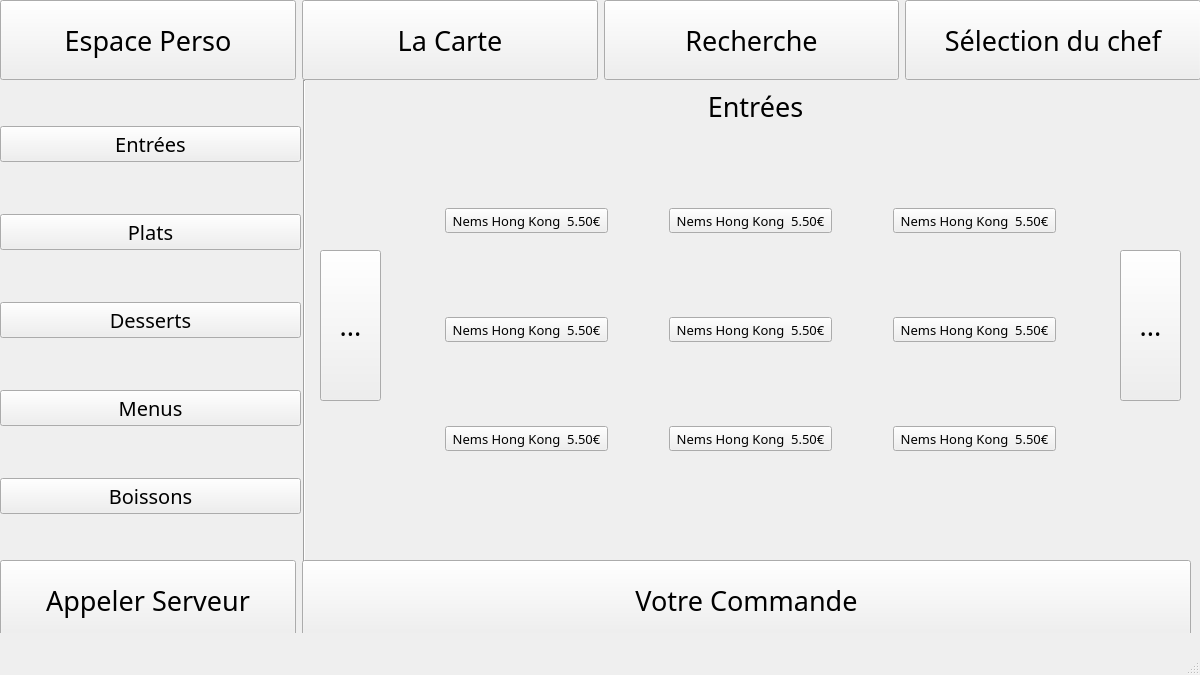
<?xml version="1.0" encoding="UTF-8"?>
<ui version="4.0">
 <class>MainWindow</class>
 <widget class="QMainWindow" name="MainWindow">
  <property name="geometry">
   <rect>
    <x>0</x>
    <y>0</y>
    <width>1200</width>
    <height>675</height>
   </rect>
  </property>
  <property name="font">
   <font>
    <family>Manjari</family>
    <pointsize>20</pointsize>
   </font>
  </property>
  <property name="windowTitle">
   <string>MainWindow</string>
  </property>
  <widget class="QWidget" name="centralwidget">
   <widget class="QWidget" name="horizontalLayoutWidget">
    <property name="geometry">
     <rect>
      <x>0</x>
      <y>0</y>
      <width>1201</width>
      <height>80</height>
     </rect>
    </property>
    <layout class="QHBoxLayout" name="horizontalLayout_2">
     <item>
      <widget class="QPushButton" name="pushButton_4">
       <property name="sizePolicy">
        <sizepolicy hsizetype="Expanding" vsizetype="Expanding">
         <horstretch>0</horstretch>
         <verstretch>0</verstretch>
        </sizepolicy>
       </property>
       <property name="font">
        <font>
         <family>Manjari</family>
         <pointsize>20</pointsize>
        </font>
       </property>
       <property name="text">
        <string>Espace Perso</string>
       </property>
      </widget>
     </item>
     <item>
      <widget class="QPushButton" name="pushButton_3">
       <property name="enabled">
        <bool>true</bool>
       </property>
       <property name="sizePolicy">
        <sizepolicy hsizetype="Expanding" vsizetype="Expanding">
         <horstretch>0</horstretch>
         <verstretch>0</verstretch>
        </sizepolicy>
       </property>
       <property name="font">
        <font>
         <family>Manjari</family>
         <pointsize>20</pointsize>
        </font>
       </property>
       <property name="text">
        <string>La Carte</string>
       </property>
      </widget>
     </item>
     <item>
      <widget class="QPushButton" name="pushButton_2">
       <property name="sizePolicy">
        <sizepolicy hsizetype="Expanding" vsizetype="Expanding">
         <horstretch>0</horstretch>
         <verstretch>0</verstretch>
        </sizepolicy>
       </property>
       <property name="font">
        <font>
         <family>Manjari</family>
         <pointsize>20</pointsize>
        </font>
       </property>
       <property name="text">
        <string>Recherche</string>
       </property>
      </widget>
     </item>
     <item>
      <widget class="QPushButton" name="pushButton">
       <property name="sizePolicy">
        <sizepolicy hsizetype="Expanding" vsizetype="Expanding">
         <horstretch>0</horstretch>
         <verstretch>0</verstretch>
        </sizepolicy>
       </property>
       <property name="font">
        <font>
         <family>Manjari</family>
         <pointsize>20</pointsize>
        </font>
       </property>
       <property name="text">
        <string>Sélection du chef</string>
       </property>
      </widget>
     </item>
    </layout>
   </widget>
   <widget class="QWidget" name="verticalLayoutWidget_2">
    <property name="geometry">
     <rect>
      <x>0</x>
      <y>80</y>
      <width>301</width>
      <height>481</height>
     </rect>
    </property>
    <layout class="QVBoxLayout" name="verticalLayout_3">
     <item>
      <widget class="QPushButton" name="pushButton_8">
       <property name="sizePolicy">
        <sizepolicy hsizetype="Minimum" vsizetype="Fixed">
         <horstretch>0</horstretch>
         <verstretch>0</verstretch>
        </sizepolicy>
       </property>
       <property name="font">
        <font>
         <family>Manjari</family>
         <pointsize>15</pointsize>
        </font>
       </property>
       <property name="text">
        <string>Entrées</string>
       </property>
      </widget>
     </item>
     <item>
      <widget class="QPushButton" name="pushButton_11">
       <property name="font">
        <font>
         <family>Manjari</family>
         <pointsize>15</pointsize>
        </font>
       </property>
       <property name="text">
        <string>Plats</string>
       </property>
      </widget>
     </item>
     <item>
      <widget class="QPushButton" name="pushButton_10">
       <property name="font">
        <font>
         <family>Manjari</family>
         <pointsize>15</pointsize>
        </font>
       </property>
       <property name="text">
        <string>Desserts</string>
       </property>
      </widget>
     </item>
     <item>
      <widget class="QPushButton" name="pushButton_9">
       <property name="font">
        <font>
         <family>Manjari</family>
         <pointsize>15</pointsize>
        </font>
       </property>
       <property name="text">
        <string>Menus</string>
       </property>
      </widget>
     </item>
     <item>
      <widget class="QPushButton" name="pushButton_7">
       <property name="font">
        <font>
         <family>Manjari</family>
         <pointsize>15</pointsize>
        </font>
       </property>
       <property name="text">
        <string>Boissons</string>
       </property>
      </widget>
     </item>
    </layout>
   </widget>
   <widget class="QWidget" name="gridLayoutWidget">
    <property name="geometry">
     <rect>
      <x>390</x>
      <y>130</y>
      <width>721</width>
      <height>401</height>
     </rect>
    </property>
    <layout class="QGridLayout" name="gridLayout">
     <property name="sizeConstraint">
      <enum>QLayout::SetDefaultConstraint</enum>
     </property>
     <property name="spacing">
      <number>6</number>
     </property>
     <item row="0" column="0">
      <widget class="QToolButton" name="toolButton_10">
       <property name="sizePolicy">
        <sizepolicy hsizetype="Fixed" vsizetype="Fixed">
         <horstretch>0</horstretch>
         <verstretch>0</verstretch>
        </sizepolicy>
       </property>
       <property name="font">
        <font>
         <family>Manjari</family>
         <pointsize>10</pointsize>
        </font>
       </property>
       <property name="text">
        <string>Nems Hong Kong  5.50€</string>
       </property>
       <property name="icon">
        <iconset>
         <normaloff>nourriture.jpg</normaloff>nourriture.jpg</iconset>
       </property>
       <property name="iconSize">
        <size>
         <width>140</width>
         <height>90</height>
        </size>
       </property>
       <property name="toolButtonStyle">
        <enum>Qt::ToolButtonTextUnderIcon</enum>
       </property>
      </widget>
     </item>
     <item row="2" column="4">
      <widget class="QToolButton" name="toolButton_18">
       <property name="sizePolicy">
        <sizepolicy hsizetype="Fixed" vsizetype="Fixed">
         <horstretch>0</horstretch>
         <verstretch>0</verstretch>
        </sizepolicy>
       </property>
       <property name="font">
        <font>
         <family>Manjari</family>
         <pointsize>10</pointsize>
        </font>
       </property>
       <property name="text">
        <string>Nems Hong Kong  5.50€</string>
       </property>
       <property name="icon">
        <iconset>
         <normaloff>nourriture.jpg</normaloff>nourriture.jpg</iconset>
       </property>
       <property name="iconSize">
        <size>
         <width>140</width>
         <height>90</height>
        </size>
       </property>
       <property name="toolButtonStyle">
        <enum>Qt::ToolButtonTextUnderIcon</enum>
       </property>
      </widget>
     </item>
     <item row="2" column="1">
      <widget class="QToolButton" name="toolButton_17">
       <property name="sizePolicy">
        <sizepolicy hsizetype="Fixed" vsizetype="Fixed">
         <horstretch>0</horstretch>
         <verstretch>0</verstretch>
        </sizepolicy>
       </property>
       <property name="font">
        <font>
         <family>Manjari</family>
         <pointsize>10</pointsize>
        </font>
       </property>
       <property name="text">
        <string>Nems Hong Kong  5.50€</string>
       </property>
       <property name="icon">
        <iconset>
         <normaloff>nourriture.jpg</normaloff>nourriture.jpg</iconset>
       </property>
       <property name="iconSize">
        <size>
         <width>140</width>
         <height>90</height>
        </size>
       </property>
       <property name="toolButtonStyle">
        <enum>Qt::ToolButtonTextUnderIcon</enum>
       </property>
      </widget>
     </item>
     <item row="1" column="1">
      <widget class="QToolButton" name="toolButton_14">
       <property name="sizePolicy">
        <sizepolicy hsizetype="Fixed" vsizetype="Fixed">
         <horstretch>0</horstretch>
         <verstretch>0</verstretch>
        </sizepolicy>
       </property>
       <property name="font">
        <font>
         <family>Manjari</family>
         <pointsize>10</pointsize>
        </font>
       </property>
       <property name="text">
        <string>Nems Hong Kong  5.50€</string>
       </property>
       <property name="icon">
        <iconset>
         <normaloff>nourriture.jpg</normaloff>nourriture.jpg</iconset>
       </property>
       <property name="iconSize">
        <size>
         <width>140</width>
         <height>90</height>
        </size>
       </property>
       <property name="toolButtonStyle">
        <enum>Qt::ToolButtonTextUnderIcon</enum>
       </property>
      </widget>
     </item>
     <item row="0" column="4">
      <widget class="QToolButton" name="toolButton_12">
       <property name="sizePolicy">
        <sizepolicy hsizetype="Fixed" vsizetype="Fixed">
         <horstretch>0</horstretch>
         <verstretch>0</verstretch>
        </sizepolicy>
       </property>
       <property name="font">
        <font>
         <family>Manjari</family>
         <pointsize>10</pointsize>
        </font>
       </property>
       <property name="text">
        <string>Nems Hong Kong  5.50€</string>
       </property>
       <property name="icon">
        <iconset>
         <normaloff>nourriture.jpg</normaloff>nourriture.jpg</iconset>
       </property>
       <property name="iconSize">
        <size>
         <width>140</width>
         <height>90</height>
        </size>
       </property>
       <property name="toolButtonStyle">
        <enum>Qt::ToolButtonTextUnderIcon</enum>
       </property>
      </widget>
     </item>
     <item row="2" column="0">
      <widget class="QToolButton" name="toolButton_16">
       <property name="sizePolicy">
        <sizepolicy hsizetype="Fixed" vsizetype="Fixed">
         <horstretch>0</horstretch>
         <verstretch>0</verstretch>
        </sizepolicy>
       </property>
       <property name="font">
        <font>
         <family>Manjari</family>
         <pointsize>10</pointsize>
        </font>
       </property>
       <property name="text">
        <string>Nems Hong Kong  5.50€</string>
       </property>
       <property name="icon">
        <iconset>
         <normaloff>nourriture.jpg</normaloff>nourriture.jpg</iconset>
       </property>
       <property name="iconSize">
        <size>
         <width>140</width>
         <height>90</height>
        </size>
       </property>
       <property name="toolButtonStyle">
        <enum>Qt::ToolButtonTextUnderIcon</enum>
       </property>
      </widget>
     </item>
     <item row="1" column="0">
      <widget class="QToolButton" name="toolButton_13">
       <property name="sizePolicy">
        <sizepolicy hsizetype="Fixed" vsizetype="Fixed">
         <horstretch>0</horstretch>
         <verstretch>0</verstretch>
        </sizepolicy>
       </property>
       <property name="font">
        <font>
         <family>Manjari</family>
         <pointsize>10</pointsize>
        </font>
       </property>
       <property name="text">
        <string>Nems Hong Kong  5.50€</string>
       </property>
       <property name="icon">
        <iconset>
         <normaloff>nourriture.jpg</normaloff>nourriture.jpg</iconset>
       </property>
       <property name="iconSize">
        <size>
         <width>140</width>
         <height>90</height>
        </size>
       </property>
       <property name="toolButtonStyle">
        <enum>Qt::ToolButtonTextUnderIcon</enum>
       </property>
      </widget>
     </item>
     <item row="1" column="4">
      <widget class="QToolButton" name="toolButton_15">
       <property name="sizePolicy">
        <sizepolicy hsizetype="Fixed" vsizetype="Fixed">
         <horstretch>0</horstretch>
         <verstretch>0</verstretch>
        </sizepolicy>
       </property>
       <property name="font">
        <font>
         <family>Manjari</family>
         <pointsize>10</pointsize>
        </font>
       </property>
       <property name="text">
        <string>Nems Hong Kong  5.50€</string>
       </property>
       <property name="icon">
        <iconset>
         <normaloff>nourriture.jpg</normaloff>nourriture.jpg</iconset>
       </property>
       <property name="iconSize">
        <size>
         <width>140</width>
         <height>90</height>
        </size>
       </property>
       <property name="toolButtonStyle">
        <enum>Qt::ToolButtonTextUnderIcon</enum>
       </property>
      </widget>
     </item>
     <item row="0" column="1">
      <widget class="QToolButton" name="toolButton_11">
       <property name="sizePolicy">
        <sizepolicy hsizetype="Fixed" vsizetype="Fixed">
         <horstretch>0</horstretch>
         <verstretch>0</verstretch>
        </sizepolicy>
       </property>
       <property name="font">
        <font>
         <family>Manjari</family>
         <pointsize>10</pointsize>
        </font>
       </property>
       <property name="text">
        <string>Nems Hong Kong  5.50€</string>
       </property>
       <property name="icon">
        <iconset>
         <normaloff>nourriture.jpg</normaloff>nourriture.jpg</iconset>
       </property>
       <property name="iconSize">
        <size>
         <width>140</width>
         <height>90</height>
        </size>
       </property>
       <property name="toolButtonStyle">
        <enum>Qt::ToolButtonTextUnderIcon</enum>
       </property>
      </widget>
     </item>
    </layout>
   </widget>
   <widget class="QWidget" name="horizontalLayoutWidget_2">
    <property name="geometry">
     <rect>
      <x>0</x>
      <y>560</y>
      <width>1191</width>
      <height>80</height>
     </rect>
    </property>
    <layout class="QHBoxLayout" name="horizontalLayout_3">
     <item>
      <widget class="QPushButton" name="pushButton_5">
       <property name="sizePolicy">
        <sizepolicy hsizetype="Minimum" vsizetype="Expanding">
         <horstretch>1</horstretch>
         <verstretch>0</verstretch>
        </sizepolicy>
       </property>
       <property name="font">
        <font>
         <family>Manjari</family>
         <pointsize>20</pointsize>
        </font>
       </property>
       <property name="contextMenuPolicy">
        <enum>Qt::DefaultContextMenu</enum>
       </property>
       <property name="text">
        <string>Appeler Serveur</string>
       </property>
      </widget>
     </item>
     <item>
      <widget class="QPushButton" name="pushButton_6">
       <property name="sizePolicy">
        <sizepolicy hsizetype="Preferred" vsizetype="Expanding">
         <horstretch>3</horstretch>
         <verstretch>0</verstretch>
        </sizepolicy>
       </property>
       <property name="font">
        <font>
         <family>Manjari</family>
         <pointsize>20</pointsize>
        </font>
       </property>
       <property name="text">
        <string>Votre Commande</string>
       </property>
      </widget>
     </item>
    </layout>
   </widget>
   <widget class="QToolButton" name="toolButton">
    <property name="geometry">
     <rect>
      <x>1120</x>
      <y>250</y>
      <width>61</width>
      <height>151</height>
     </rect>
    </property>
    <property name="text">
     <string>...</string>
    </property>
    <property name="icon">
     <iconset>
      <normaloff>fleche.png</normaloff>fleche.png</iconset>
    </property>
    <property name="iconSize">
     <size>
      <width>200</width>
      <height>200</height>
     </size>
    </property>
   </widget>
   <widget class="QToolButton" name="toolButton_2">
    <property name="geometry">
     <rect>
      <x>320</x>
      <y>250</y>
      <width>61</width>
      <height>151</height>
     </rect>
    </property>
    <property name="autoFillBackground">
     <bool>false</bool>
    </property>
    <property name="text">
     <string>...</string>
    </property>
    <property name="icon">
     <iconset>
      <normaloff>fleche2.png</normaloff>fleche2.png</iconset>
    </property>
    <property name="iconSize">
     <size>
      <width>200</width>
      <height>200</height>
     </size>
    </property>
   </widget>
   <widget class="Line" name="line">
    <property name="geometry">
     <rect>
      <x>289</x>
      <y>80</y>
      <width>31</width>
      <height>481</height>
     </rect>
    </property>
    <property name="orientation">
     <enum>Qt::Vertical</enum>
    </property>
   </widget>
   <widget class="QLabel" name="label">
    <property name="geometry">
     <rect>
      <x>310</x>
      <y>86</y>
      <width>891</width>
      <height>41</height>
     </rect>
    </property>
    <property name="text">
     <string>Entrées</string>
    </property>
    <property name="alignment">
     <set>Qt::AlignCenter</set>
    </property>
   </widget>
  </widget>
  <widget class="QStatusBar" name="statusbar"/>
 </widget>
 <resources/>
 <connections/>
</ui>
